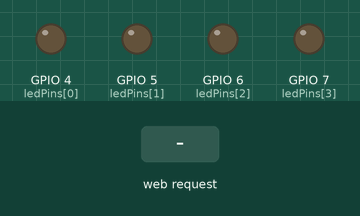
Recording of a sketch running on a simulated ESP32. Parts: output pins drawn as LEDs (lit = HIGH). Inputs (shaded band) come from the test bench. What the sketch prints to the serial monitor is not drawn.

Above: at 1.2 s.
1.3 s: HTTP request GET /calc?a=1 received
At 2.4 s:
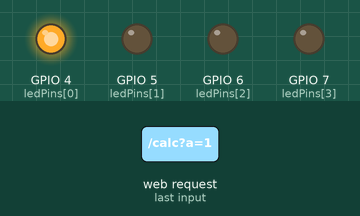
2.8 s: HTTP request GET /calc?b=1 received
At 3.5 s:
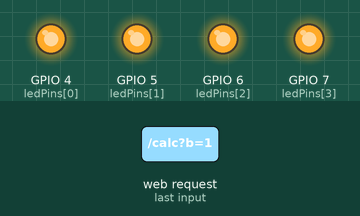
4.3 s: HTTP request GET /calc received
At 4.7 s:
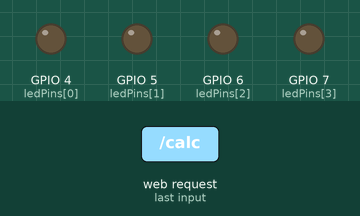
5.8 s: HTTP request GET /calc?a=120 received
At 7.1 s:
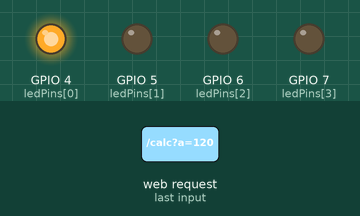
Timing chart, 0 to 8.3 s (numbered marks = the images above; inputs shaded):
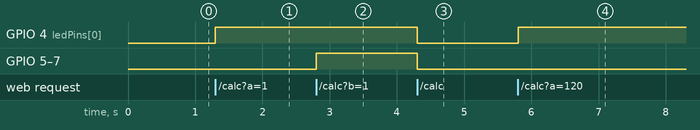

Measured:
- after the input at 1.3 s, GPIO 4 (ledPins[0]): LOW → HIGH at once
- after the input at 2.8 s, GPIO 5 (ledPins[1]), GPIO 6 (ledPins[2]), GPIO 7 (ledPins[3]): LOW → HIGH at once
- after the input at 4.3 s, GPIO 4 (ledPins[0]), GPIO 5 (ledPins[1]), GPIO 6 (ledPins[2]), GPIO 7 (ledPins[3]): HIGH → LOW at once
- after the input at 5.8 s, GPIO 4 (ledPins[0]): LOW → HIGH at once

The sketch:

CalcComp2.ino
```cpp
#include <WiFi.h>
#include <WebServer.h>

const char* ssid = "Calculadora_ESP32";
const char* password = "12345678";

WebServer server(80);

// LEDs
int ledPins[4] = {4,5,6,7};

// ======================================================
// HTML COMPLETO DENTRO DO CÓDIGO C DO ESP32
// ======================================================

String paginaHTML = R"rawliteral(

<!DOCTYPE html>
<html lang="pt-BR">

<head>

<meta charset="UTF-8">
<meta name="viewport" content="width=device-width, initial-scale=1.0">

<title>Calculadora 4 Bits</title>

<style>

*{
    margin:0;
    padding:0;
    box-sizing:border-box;
}

body{

    background: linear-gradient(135deg,#0f172a,#1e293b);

    min-height:100vh;

    display:flex;
    justify-content:center;
    align-items:center;

    font-family:Arial,sans-serif;

    color:white;
}

.container{

    width:90%;
    max-width:420px;

    background:rgba(255,255,255,0.08);

    border-radius:20px;

    padding:30px;

    backdrop-filter:blur(10px);

    box-shadow:
    0 10px 30px rgba(0,0,0,0.4);

}

h1{

    text-align:center;

    margin-bottom:30px;

    color:#38bdf8;
}

.card{

    margin-bottom:20px;
}

label{

    display:block;

    margin-bottom:10px;

    color:#cbd5e1;
}

input{

    width:100%;

    padding:15px;

    border:none;

    border-radius:12px;

    background:#0f172a;

    color:white;

    font-size:24px;

    text-align:center;

    letter-spacing:6px;

    outline:none;

    border:2px solid transparent;

    transition:0.3s;
}

input:focus{

    border:2px solid #38bdf8;

    box-shadow:0 0 10px #38bdf8;
}

.botoes{

    display:flex;

    gap:15px;

    margin-top:25px;
}

button{

    flex:1;

    padding:15px;

    border:none;

    border-radius:14px;

    font-size:18px;

    font-weight:bold;

    cursor:pointer;

    transition:0.3s;
}

.soma{

    background:#22c55e;
    color:white;
}

.soma:hover{

    background:#16a34a;
}

.sub{

    background:#ef4444;
    color:white;
}

.sub:hover{

    background:#dc2626;
}

.resultado{

    margin-top:30px;

    background:#0f172a;

    border-radius:15px;

    padding:20px;

    text-align:center;
}

.bits{

    font-size:42px;

    letter-spacing:10px;

    color:#22c55e;

    font-weight:bold;

    margin-top:10px;
}

.status{

    margin-top:15px;

    font-size:18px;

    font-weight:bold;
}

.ok{

    color:#22c55e;
}

.erro{

    color:#ef4444;
}

.footer{

    margin-top:25px;

    text-align:center;

    color:#94a3b8;

    font-size:12px;
}

</style>

</head>

<body>

<div class="container">

    <h1>Calculadora 4 Bits</h1>

    <div class="card">

        <label>Operando A</label>

        <input
            id="a"
            maxlength="4"
            value="0000"
        >

    </div>

    <div class="card">

        <label>Operando B</label>

        <input
            id="b"
            maxlength="4"
            value="0000"
        >

    </div>

    <div class="botoes">

        <button
            class="soma"
            onclick="calcular('add')">
            SOMA
        </button>

        <button
            class="sub"
            onclick="calcular('sub')">
            SUB
        </button>

    </div>

    <div class="resultado">

        <h2>Resultado</h2>

        <div class="bits" id="bits">
            0000
        </div>

        <div class="status ok" id="status">
            Sistema pronto
        </div>

    </div>

    <div class="footer">
        ESP32 • Complemento de Dois
    </div>

</div>

<script>

function validar(v){

    return /^[01]{4}$/.test(v);

}

async function calcular(op){

    let a = document.getElementById("a").value;
    let b = document.getElementById("b").value;

    if(!validar(a) || !validar(b)){

        document.getElementById("status").innerHTML =
        "Digite exatamente 4 bits";

        document.getElementById("status").className =
        "status erro";

        return;
    }

    try{

        const resposta =
        await fetch(`/calc?a=${a}&b=${b}&op=${op}`);

        const texto =
        await resposta.text();

        // RESULT:0101:OK

        let partes = texto.split(":");

        let bits = partes[1];
        let status = partes[2];

        document.getElementById("bits").innerHTML =
        bits;

        if(status == "OVERFLOW"){

            document.getElementById("status").innerHTML =
            "OVERFLOW DETECTADO";

            document.getElementById("status").className =
            "status erro";

        }
        else{

            document.getElementById("status").innerHTML =
            "Operação realizada";

            document.getElementById("status").className =
            "status ok";
        }

    }
    catch(e){

        document.getElementById("status").innerHTML =
        "Erro de comunicação";

        document.getElementById("status").className =
        "status erro";
    }

}

</script>

</body>
</html>

)rawliteral";

// ======================================================
// Página principal
// ======================================================

void handleRoot(){

    server.send(200,"text/html",paginaHTML);

}

// ======================================================
// Converte binário 4 bits -> signed int
// ======================================================

int converter4Bits(String bin){

    int valor =
    strtol(bin.c_str(), NULL, 2);

    // extensão de sinal

    if(valor & 0x08){

        valor |= 0xF0;
    }

    return valor;
}

// ======================================================
// Atualiza LEDs
// ======================================================

void atualizarLEDs(int valor){

    valor &= 0x0F;

    for(int i=0;i<4;i++){

        digitalWrite(
            ledPins[i],
            (valor >> i) & 1
        );
    }
}

// ======================================================
// Operações
// ======================================================

void handleCalc(){

    String a =
    server.arg("a");

    String b =
    server.arg("b");

    String op =
    server.arg("op");

    int valA =
    converter4Bits(a);

    int valB =
    converter4Bits(b);

    int resultado;

    // ====================================
    // ARITMÉTICA FEITA NO ESP32 EM C
    // ====================================

    if(op == "add"){

        resultado = valA + valB;
    }
    else{

        resultado = valA - valB;
    }

    bool overflow = false;

    if(resultado > 7 || resultado < -8){

        overflow = true;
    }

    atualizarLEDs(resultado);

    resultado &= 0x0F;

    char bits[5];

    for(int i=0;i<4;i++){

        bits[3-i] =
        ((resultado >> i) & 1) + '0';
    }

    bits[4] = '\0';

    String resposta = "RESULT:";
    resposta += bits;

    if(overflow){

        resposta += ":OVERFLOW";
    }
    else{

        resposta += ":OK";
    }

    server.send(200,"text/plain",resposta);
}

// ======================================================
// Setup
// ======================================================

void setup(){

    Serial.begin(115200);

    for(int i=0;i<4;i++){

        pinMode(ledPins[i], OUTPUT);
    }

    WiFi.softAP(ssid,password);

    Serial.println("WiFi iniciado");
    Serial.println(WiFi.softAPIP());

    server.on("/",handleRoot);

    server.on("/calc",handleCalc);

    server.begin();
}

// ======================================================
// Loop
// ======================================================

void loop(){

    server.handleClient();
}
```
